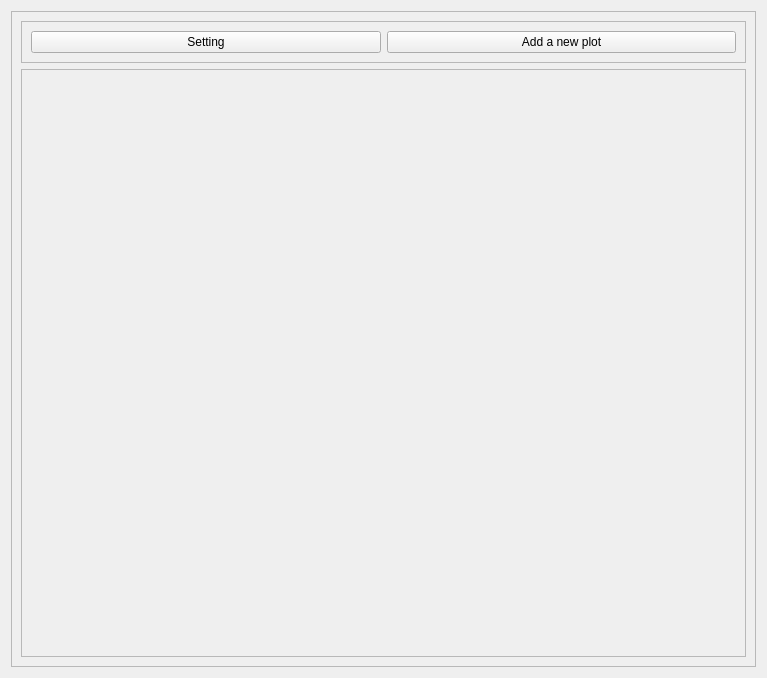
<?xml version="1.0" encoding="UTF-8"?>
<ui version="4.0">
 <class>Form</class>
 <widget class="QWidget" name="Form">
  <property name="geometry">
   <rect>
    <x>0</x>
    <y>0</y>
    <width>767</width>
    <height>678</height>
   </rect>
  </property>
  <property name="windowTitle">
   <string>Form</string>
  </property>
  <layout class="QVBoxLayout" name="verticalLayout_2">
   <item>
    <widget class="QFrame" name="frame_3">
     <property name="frameShape">
      <enum>QFrame::StyledPanel</enum>
     </property>
     <property name="frameShadow">
      <enum>QFrame::Raised</enum>
     </property>
     <layout class="QVBoxLayout" name="verticalLayout">
      <item>
       <widget class="QFrame" name="frame_2">
        <property name="sizePolicy">
         <sizepolicy hsizetype="Preferred" vsizetype="Maximum">
          <horstretch>0</horstretch>
          <verstretch>0</verstretch>
         </sizepolicy>
        </property>
        <property name="frameShape">
         <enum>QFrame::StyledPanel</enum>
        </property>
        <property name="frameShadow">
         <enum>QFrame::Raised</enum>
        </property>
        <layout class="QHBoxLayout" name="horizontalLayout">
         <item>
          <widget class="QPushButton" name="pushButton">
           <property name="text">
            <string>Setting</string>
           </property>
          </widget>
         </item>
         <item>
          <widget class="QPushButton" name="pushButton_2">
           <property name="text">
            <string>Add a new plot</string>
           </property>
          </widget>
         </item>
        </layout>
       </widget>
      </item>
      <item>
       <widget class="QFrame" name="PlotFrame">
        <property name="frameShape">
         <enum>QFrame::StyledPanel</enum>
        </property>
        <property name="frameShadow">
         <enum>QFrame::Raised</enum>
        </property>
       </widget>
      </item>
     </layout>
    </widget>
   </item>
  </layout>
 </widget>
 <resources/>
 <connections/>
</ui>
